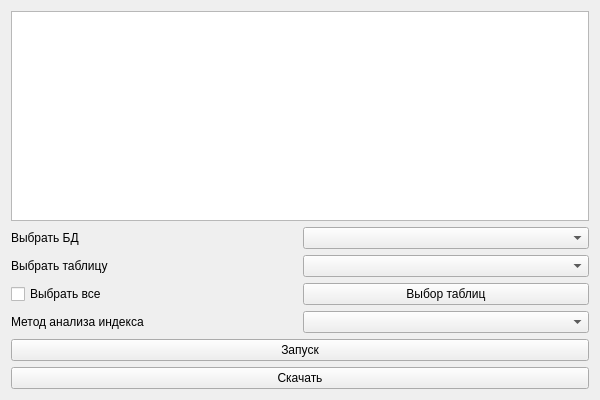
<?xml version="1.0" encoding="UTF-8"?>
<ui version="4.0">
 <class>Form</class>
 <widget class="QWidget" name="Form">
  <property name="geometry">
   <rect>
    <x>0</x>
    <y>0</y>
    <width>600</width>
    <height>400</height>
   </rect>
  </property>
  <property name="windowTitle">
   <string>Form</string>
  </property>
  <layout class="QHBoxLayout" name="horizontalLayout_5">
   <item>
    <layout class="QVBoxLayout" name="verticalLayout">
     <item>
      <widget class="QTextBrowser" name="textBrowser"/>
     </item>
     <item>
      <layout class="QHBoxLayout" name="horizontalLayout">
       <item>
        <widget class="QLabel" name="label">
         <property name="text">
          <string>Выбрать БД</string>
         </property>
        </widget>
       </item>
       <item>
        <widget class="QComboBox" name="comboBox"/>
       </item>
      </layout>
     </item>
     <item>
      <layout class="QHBoxLayout" name="horizontalLayout_2">
       <item>
        <widget class="QLabel" name="label_2">
         <property name="text">
          <string>Выбрать таблицу</string>
         </property>
        </widget>
       </item>
       <item>
        <widget class="QComboBox" name="comboBox_2"/>
       </item>
      </layout>
     </item>
     <item>
      <layout class="QHBoxLayout" name="horizontalLayout_3">
       <item>
        <widget class="QCheckBox" name="checkBox">
         <property name="text">
          <string>Выбрать все</string>
         </property>
        </widget>
       </item>
       <item>
        <widget class="QPushButton" name="pushButton">
         <property name="text">
          <string>Выбор таблиц</string>
         </property>
        </widget>
       </item>
      </layout>
     </item>
     <item>
      <layout class="QHBoxLayout" name="horizontalLayout_4">
       <item>
        <widget class="QLabel" name="label_3">
         <property name="text">
          <string>Метод анализа индекса</string>
         </property>
        </widget>
       </item>
       <item>
        <widget class="QComboBox" name="comboBox_3"/>
       </item>
      </layout>
     </item>
     <item>
      <widget class="QPushButton" name="pushButton_2">
       <property name="text">
        <string>Запуск</string>
       </property>
      </widget>
     </item>
     <item>
      <widget class="QPushButton" name="pushButton_3">
       <property name="text">
        <string>Скачать</string>
       </property>
      </widget>
     </item>
    </layout>
   </item>
  </layout>
 </widget>
 <resources/>
 <connections/>
</ui>
